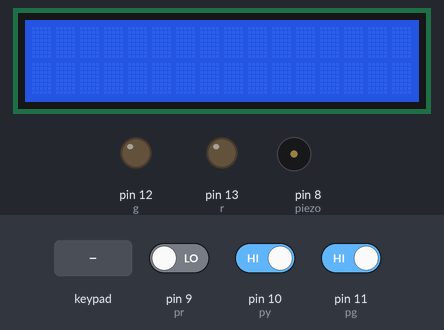
The sketch below on a simulated Arduino Uno, built with avr-gcc and run on an emulated ATmega328P. Shown: 16×2 character LCD, output pins drawn as LEDs (lit = HIGH), buzzer (waves = sounding). The test bench sets the inputs (shaded band); at power-on: pin 10 (py) HIGH, pin 9 (pr) LOW, pin 11 (pg) HIGH.

Above: at 1.2 s.
1.3 s: pin 10 (py) driven LOW
At 1.7 s:
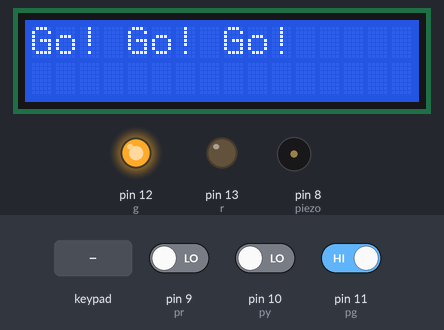
2.8 s: key '*' pressed
At 4.5 s:
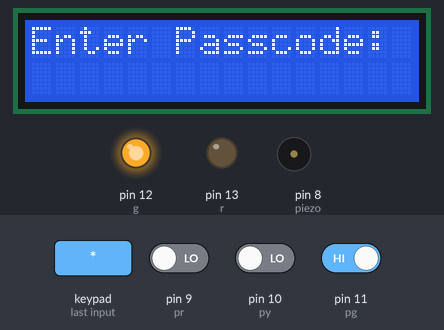
4.8 s: keypad keys 6 5 5 6 pressed 0.4 s apart
At 6.6 s:
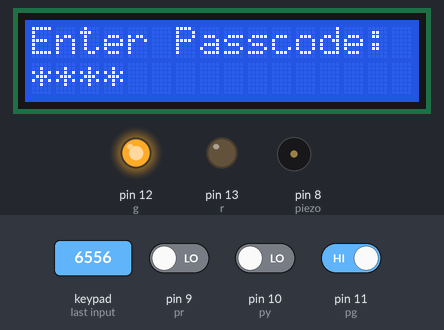
8.3 s: pin 9 (pr) driven HIGH
At 11.0 s:
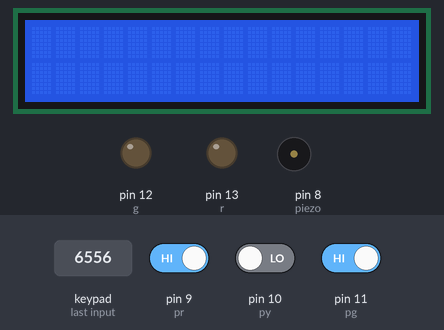
11.3 s: pin 11 (pg) driven LOW
At 11.6 s:
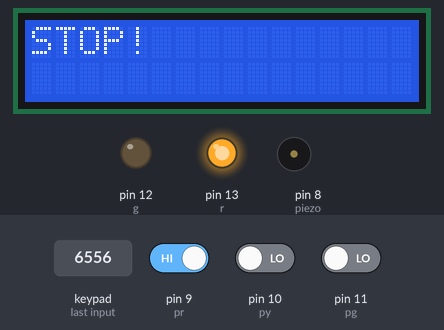
12.8 s: key 'R' pressed
At 14.5 s:
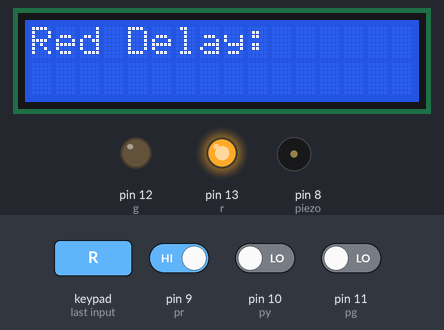
Timing chart, 0 to 15.8 s (numbered marks = the images above; inputs shaded):
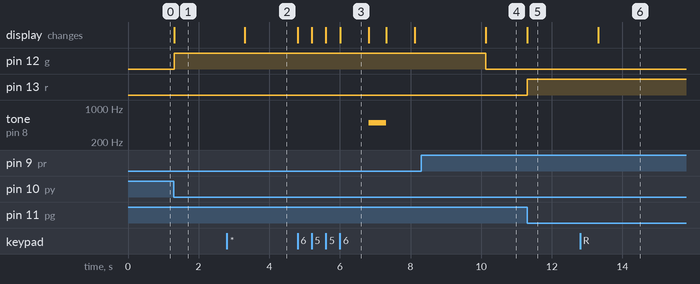

Measured:
- after the input at 1.3 s, pin 12 (g): LOW → HIGH at once; the display: changes at once (image 1)
- after the input at 2.8 s, the display: changes after 0.51 s (image 2)
- after the input at 4.8 s, tone on pin 8 (piezo): silent → 500 Hz after 2.0 s, → silent 0.50 s later; the display: first changes at once (image 3 shows a later state)
- after the input at 8.3 s, pin 12 (g): HIGH → LOW after 1.8 s; the display: changes after 1.8 s (image 4)
- after the input at 11.3 s, pin 13 (r): LOW → HIGH at once; the display: changes at once (image 5)
- after the input at 12.8 s, the display: changes after 0.51 s (image 6)
- what the display in image 3 shows lasts 0.8 s, from 6.0 s to 6.8 s

The sketch:

sketch_jul1a.ino
```cpp
#include <Keypad.h>
#include <LiquidCrystal.h>

int dr = 2000; // delay time of red light
int dy = 1000; // delay time of yellow light
int dg = 2000; // delay time of green light

bool pass = false; // password mode
bool input = false; // input mode (edit delay)

LiquidCrystal lcd(A0, A1, A2, A3, A4, A5);
int r = 13, g = 12, pr = 9, py = 10, pg = 11;

const byte ROWS = 4;
const byte COLS = 4;
int piezo = 8;
char cKey;
String password = "6556";
String vstup = "";

char numPad[ROWS][COLS] = {
  {'1','2','3','R'},
  {'4','5','6','Y'},
  {'7','8','9','G'},
  {'*','0','#','C'}
};

byte rowPin[ROWS] = {7,6,5,4};
byte colPin[COLS] = {3,2,1,0};
Keypad cKeypad = Keypad(makeKeymap(numPad), rowPin, colPin, ROWS, COLS);

void setup() {
  pinMode(g, OUTPUT);
  pinMode(r, OUTPUT);
  pinMode(pr, INPUT);
  pinMode(py, INPUT);
  pinMode(pg, INPUT);
  pinMode(piezo, OUTPUT);
  lcd.begin(16, 2);
  lcd.setCursor(0, 0);
}

void loop() {
  cKey = cKeypad.getKey();

  switch (cKey) {
    case '*':
      lcd.clear();
      lcd.setCursor(0, 0);
      lcd.print("Enter Passcode:");
      lcd.setCursor(0, 1);
      vstup = "";
      pass = true;
      input = false;
      break;

    case '0' ... '9':
      if (pass && !input) {
        if (vstup.length() < 4) {
          lcd.print("*");
          vstup += cKey;
        }
        if (vstup.length () == 4 && pass) {
        delay (800);
        if (password == vstup) {
        lcd.clear();
        lcd.print("Welcome: Delay");
        lcd.setCursor(0,1);
        lcd.print("Editing Enabled");
        digitalWrite (r, LOW);
        digitalWrite (g, HIGH);
        tone (piezo, 500) ;
        delay (500);
        noTone (piezo) ;
        lcd.clear();
        pass=false;
        input=true; //if password is true then ou can change delay time
          //giving permission to change delay time
        }

        else {
        lcd.clear();
        lcd.print("Wrong Passcode");


        digitalWrite (r, HIGH);
        digitalWrite(g, LOW) ;
        tone (piezo, 1000) ;
        delay (800) ;
        tone (piezo, 1000) ;
        delay (100) ;
        noTone (piezo) ;
        lcd.clear();
        lcd.print("Enter Passcode: ");
        lcd.setCursor(0,1);
        }

        delay(800) ;
        vstup ="";


        digitalWrite(r,LOW);
        digitalWrite(g,LOW);
        }
    }
    break;

    case 'R':
    case 'Y':
    case 'G':
      if (input && !pass) {
        lcd.clear();
        switch (cKey) {
          case 'R':
            lcd.print("Red Delay:");
            dr = getDelay();
            break;
          case 'Y':
            lcd.print("Yellow Delay:");
            dy = getDelay();
            break;
          case 'G':
            lcd.print("Green Delay:");
            dg = getDelay();
            break;
        }
        lcd.clear();
      }
      break;

    case '#':
    pass=false;
    input=false;
    lcd.clear();
    break;
  }


  // Default traffic mode
  if (!pass) {
    int br = digitalRead(pr);
    int by = digitalRead(py);
    int bg = digitalRead(pg);
    lcd.setCursor(0, 0);
    lcd.clear();

    if (br == 1 && by == 0 && bg == 0) {
      lcd.print("STOP!");
      digitalWrite(r, HIGH);
      digitalWrite(g, LOW);
      delay(dr);
    } else if (br == 0 && by == 1 && bg == 0) {
      lcd.print("Get Ready");
      digitalWrite(r, HIGH);
      digitalWrite(g, HIGH);
      delay(dy);
    } else if (br == 0 && by == 0 && bg == 1) {
      lcd.print("Go! Go! Go!");
      digitalWrite(r, LOW);
      digitalWrite(g, HIGH);
      delay(dg);
    } else {
      digitalWrite(r, LOW);
      digitalWrite(g, LOW);
    }
  }
}

long getDelay() {
  long value = 0;
  lcd.setCursor(0, 1);
  while (true) {
    char key = cKeypad.getKey();
    if (key >= '0' && key <= '9') {
      value = value * 10 + (key - '0');

      lcd.print(key);
    } else if (key == 'C') {
      break;
    }
  }  // return to traffic mode after setting delay
  return value*1000;
}
```
